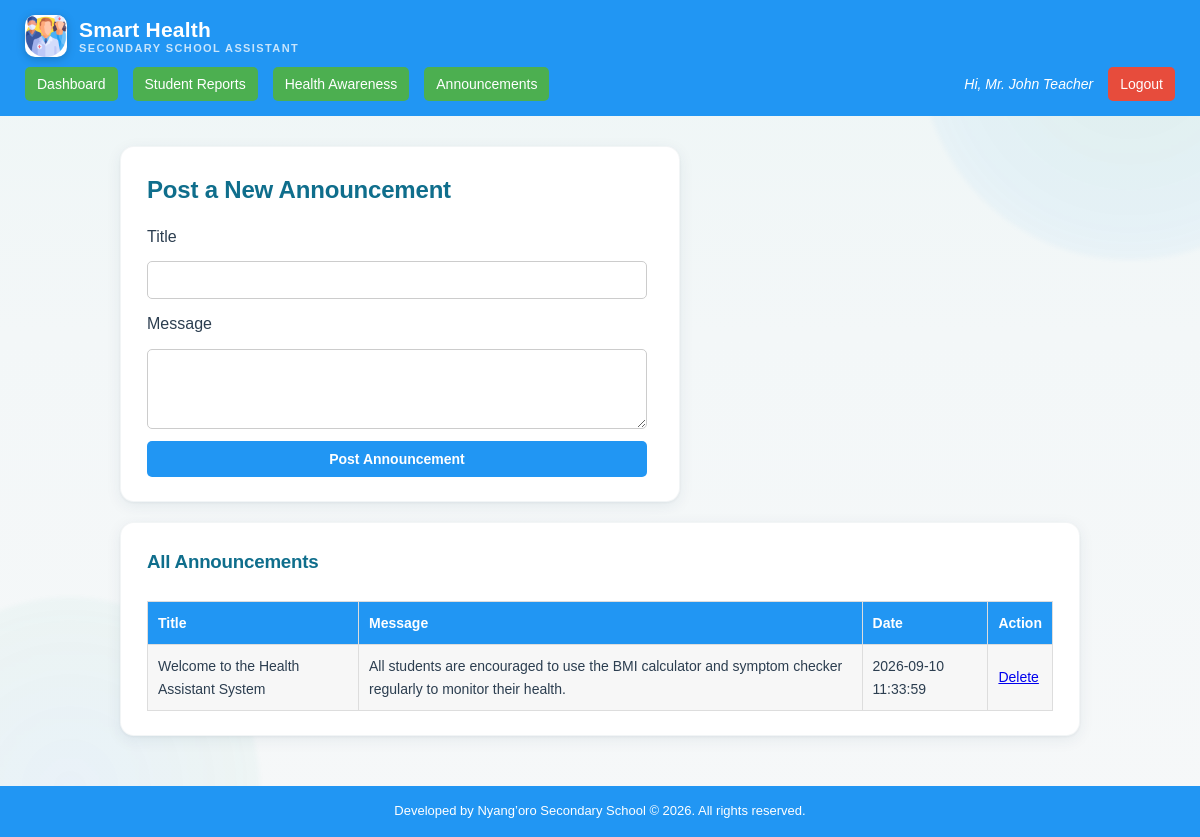
Screenshot of /teacher/announcements.php (signed in) with the database file from the repository.
### tables this page shows
CREATE TABLE announcements (
    announcement_id INT AUTO_INCREMENT PRIMARY KEY,
    title VARCHAR(150) NOT NULL,
    message TEXT NOT NULL,
    posted_by INT DEFAULT NULL,
    date_posted TIMESTAMP DEFAULT CURRENT_TIMESTAMP,
    FOREIGN KEY (posted_by) REFERENCES users(user_id) ON DELETE SET NULL
);

### teacher/announcements.php (the view, shortened to what this page needs)
<?php
include '../config/db.php';
include '../includes/header.php';
?>
<div class="card">
    <h2>Post a New Announcement</h2>
    <form method="POST">
        <label for="title">Title</label>
        <input type="text" name="title" id="title" required>
        <label for="message">Message</label>
        <textarea name="message" id="message" required></textarea>
        <button type="submit" name="add_announcement">Post Announcement</button>
    </form>
</div>
<div class="card">
    <h3>All Announcements</h3>
    <div class="table-responsive">
    <table>
        <tr><th>Title</th><th>Message</th><th>Date</th><th>Action</th></tr>
        <?php
        $list = mysqli_query($conn, "SELECT * FROM announcements ORDER BY date_posted DESC");
        while ($row = mysqli_fetch_assoc($list)) {
            echo "<tr>
                    <td>" . htmlspecialchars($row['title']) . "</td>
                    <td>" . htmlspecialchars($row['message']) . "</td>
                    <td>" . htmlspecialchars($row['date_posted']) . "</td>
                    <td><a href='?delete=" . $row['announcement_id'] . "' onclick=\"return confirmDelete('Delete this announcement?')\">Delete</a></td>
                  </tr>";
        }
        ?>
    </table>
    </div>
</div>
<?php include '../includes/footer.php'; ?>

### assets/css/style.css (style rules this page uses)
* { margin: 0; padding: 0; box-sizing: border-box; font-family: Arial, Helvetica, sans-serif; }
html { height: 100%; }
body { background: linear-gradient(180deg, #eef6f6 0%, #f3f7f8 40%, #f6f8f9 100%); color: #2c3e50; line-height: 1.6; min-height: 100vh; position: relative; display: flex; flex-direction: column; }
body:not(.auth-page):not(.index-page)::before, body:not(.auth-page):not(.index-page)::after { content: ""; position: fixed; z-index: 0; border-radius: 50%; pointer-events: none; filter: blur(2px); }
body:not(.auth-page):not(.index-page)::before { width: 420px; height: 420px; top: -160px; right: -140px; background: radial-gradient(circle, rgba(20, 160, 133, 0.08) 0%, rgba(33, 150, 243, 0.05) 60%, transparent 100%); }
body:not(.auth-page):not(.index-page)::after { width: 380px; height: 380px; bottom: -140px; left: -120px; background: radial-gradient(circle, rgba(33, 150, 243, 0.06) 0%, rgba(20, 160, 133, 0.04) 60%, transparent 100%); }
.card { background: #fff; border-radius: 14px; padding: 24px 26px; margin-bottom: 20px; box-shadow: 0 4px 16px rgba(15, 60, 90, 0.07), 0 1px 3px rgba(15, 60, 90, 0.06); border: 1px solid rgba(15, 60, 90, 0.05); transition: box-shadow 0.2s ease, transform 0.2s ease; }
.card:has(> form) { max-width: 560px; }
.card h2, .card h3 { color: #0f6e8c; margin-bottom: 14px; font-weight: 800; letter-spacing: -0.2px; }
.card h2 { display: flex; align-items: center; gap: 10px; }
form { display: flex; flex-direction: column; gap: 12px; max-width: 500px; }
input, select, textarea, button { padding: 10px; border: 1px solid #ccc; border-radius: 5px; font-size: 14px; }
textarea { resize: vertical; min-height: 80px; }
button, .btn { background-color: #2196F3; color: #fff; border: none; cursor: pointer; font-weight: bold; text-align: center; text-decoration: none; display: inline-block; }
table { width: 100%; border-collapse: collapse; background: #fff; margin-top: 10px; }
table th, table td { border: 1px solid #ddd; padding: 10px; text-align: left; font-size: 14px; }
table th { background-color: #2196F3; color: #fff; }
table tr:nth-child(even) { background-color: #f7f7f7; }
.table-responsive { width: 100%; overflow-x: auto; -webkit-overflow-scrolling: touch; }

### rows the page displays
announcements: title "Welcome to the Health Assistant System", message "All students are encouraged to use the BMI calculator and symptom checker regularly to monitor their health.", date_posted "2026-09-10 11:33:59"

### other values shown
$_SESSION['full_name'] "Mr. John Teacher"
